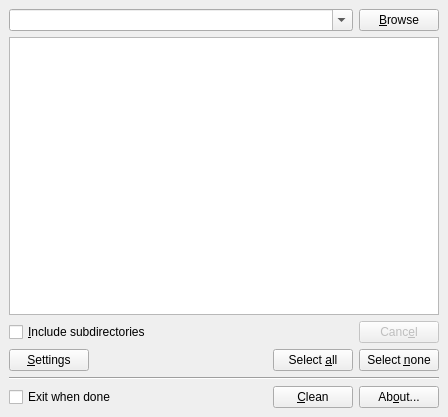
<?xml version="1.0" encoding="UTF-8"?>
<ui version="4.0">
 <class>ptccleanWindow</class>
 <widget class="QMainWindow" name="ptccleanWindow">
  <property name="geometry">
   <rect>
    <x>0</x>
    <y>0</y>
    <width>391</width>
    <height>417</height>
   </rect>
  </property>
  <property name="windowTitle">
   <string>ZIMA-PTC-Cleaner</string>
  </property>
  <property name="windowIcon">
   <iconset resource="../zima-ptc-cleaner.qrc">
   <normaloff>:/gfx/icon.png</normaloff>:/gfx/icon.png</iconset>
  </property>
  <widget class="QWidget" name="centralwidget">
   <layout class="QVBoxLayout">
    <item>
     <layout class="QHBoxLayout">
      <item>
       <widget class="QComboBox" name="comboDir">
        <property name="sizePolicy">
         <sizepolicy hsizetype="Expanding" vsizetype="Fixed">
          <horstretch>0</horstretch>
          <verstretch>0</verstretch>
         </sizepolicy>
        </property>
        <property name="editable">
         <bool>true</bool>
        </property>
       </widget>
      </item>
      <item>
       <widget class="QPushButton" name="btnBrowse">
        <property name="sizePolicy">
         <sizepolicy hsizetype="Fixed" vsizetype="Fixed">
          <horstretch>0</horstretch>
          <verstretch>0</verstretch>
         </sizepolicy>
        </property>
        <property name="toolTip">
         <string/>
        </property>
        <property name="text">
         <string>&amp;Browse</string>
        </property>
        <property name="icon">
         <iconset resource="../zima-ptc-cleaner.qrc">
          <normaloff>:/dir.xpm</normaloff>:/dir.xpm</iconset>
        </property>
       </widget>
      </item>
     </layout>
    </item>
    <item>
     <widget class="QListWidget" name="listFiles">
      <property name="sizePolicy">
       <sizepolicy hsizetype="Expanding" vsizetype="Expanding">
        <horstretch>0</horstretch>
        <verstretch>0</verstretch>
       </sizepolicy>
      </property>
      <property name="contextMenuPolicy">
       <enum>Qt::CustomContextMenu</enum>
      </property>
     </widget>
    </item>
    <item>
     <layout class="QHBoxLayout">
      <item>
       <widget class="QCheckBox" name="checkSubdirs">
        <property name="sizePolicy">
         <sizepolicy hsizetype="Fixed" vsizetype="Fixed">
          <horstretch>0</horstretch>
          <verstretch>0</verstretch>
         </sizepolicy>
        </property>
        <property name="text">
         <string>&amp;Include subdirectories</string>
        </property>
       </widget>
      </item>
      <item>
       <spacer>
        <property name="orientation">
         <enum>Qt::Horizontal</enum>
        </property>
        <property name="sizeHint" stdset="0">
         <size>
          <width>40</width>
          <height>20</height>
         </size>
        </property>
       </spacer>
      </item>
      <item>
       <widget class="QPushButton" name="btnCancelSearch">
        <property name="enabled">
         <bool>false</bool>
        </property>
        <property name="sizePolicy">
         <sizepolicy hsizetype="Fixed" vsizetype="Fixed">
          <horstretch>0</horstretch>
          <verstretch>0</verstretch>
         </sizepolicy>
        </property>
        <property name="text">
         <string>Canc&amp;el</string>
        </property>
       </widget>
      </item>
     </layout>
    </item>
    <item>
     <layout class="QHBoxLayout">
      <item>
       <widget class="QPushButton" name="btnSettings">
        <property name="toolTip">
         <string/>
        </property>
        <property name="text">
         <string>&amp;Settings</string>
        </property>
        <property name="icon">
         <iconset resource="../zima-ptc-cleaner.qrc">
	 <normaloff>:/gfx/kcontrol.png</normaloff>:/gfx/kcontrol.png</iconset>
        </property>
       </widget>
      </item>
      <item>
       <spacer>
        <property name="orientation">
         <enum>Qt::Horizontal</enum>
        </property>
        <property name="sizeHint" stdset="0">
         <size>
          <width>40</width>
          <height>20</height>
         </size>
        </property>
       </spacer>
      </item>
      <item>
       <widget class="QPushButton" name="btnSelectAll">
        <property name="text">
         <string>Select &amp;all</string>
        </property>
       </widget>
      </item>
      <item>
       <widget class="QPushButton" name="btnSelectNone">
        <property name="sizePolicy">
         <sizepolicy hsizetype="Fixed" vsizetype="Fixed">
          <horstretch>0</horstretch>
          <verstretch>0</verstretch>
         </sizepolicy>
        </property>
        <property name="text">
         <string>Select &amp;none</string>
        </property>
       </widget>
      </item>
     </layout>
    </item>
    <item>
     <widget class="Line" name="line">
      <property name="sizePolicy">
       <sizepolicy hsizetype="Minimum" vsizetype="Minimum">
        <horstretch>0</horstretch>
        <verstretch>0</verstretch>
       </sizepolicy>
      </property>
      <property name="orientation">
       <enum>Qt::Horizontal</enum>
      </property>
     </widget>
    </item>
    <item>
     <layout class="QGridLayout" name="gridLayout"/>
    </item>
    <item>
     <layout class="QHBoxLayout">
      <item>
       <widget class="QCheckBox" name="exitCheckBox">
        <property name="text">
         <string>Exit when done</string>
        </property>
       </widget>
      </item>
      <item>
       <spacer>
        <property name="orientation">
         <enum>Qt::Horizontal</enum>
        </property>
        <property name="sizeType">
         <enum>QSizePolicy::MinimumExpanding</enum>
        </property>
        <property name="sizeHint" stdset="0">
         <size>
          <width>151</width>
          <height>20</height>
         </size>
        </property>
       </spacer>
      </item>
      <item>
       <widget class="QPushButton" name="btnClean">
        <property name="sizePolicy">
         <sizepolicy hsizetype="Fixed" vsizetype="Fixed">
          <horstretch>0</horstretch>
          <verstretch>0</verstretch>
         </sizepolicy>
        </property>
        <property name="text">
         <string>&amp;Clean</string>
        </property>
       </widget>
      </item>
      <item>
       <spacer>
        <property name="orientation">
         <enum>Qt::Horizontal</enum>
        </property>
        <property name="sizeType">
         <enum>QSizePolicy::Expanding</enum>
        </property>
        <property name="sizeHint" stdset="0">
         <size>
          <width>151</width>
          <height>20</height>
         </size>
        </property>
       </spacer>
      </item>
      <item>
       <widget class="QPushButton" name="aboutBtn">
        <property name="text">
         <string>Ab&amp;out...</string>
        </property>
       </widget>
      </item>
     </layout>
    </item>
   </layout>
  </widget>
 </widget>
 <resources>
  <include location="../zima-ptc-cleaner.qrc"/>
 </resources>
 <connections/>
</ui>
